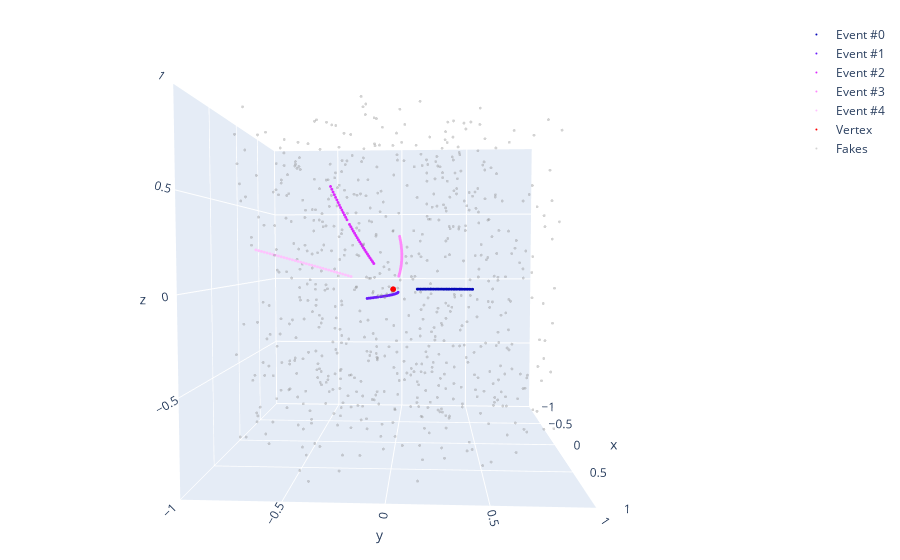

This figure's notebook cell:
### Code cell
from src.normalization import ConstraintsNormalizer

normalizer = ConstraintsNormalizer()

draw_event(
    hits=normalizer(event.hits),
    fakes=normalizer(event.fakes),
    vertex=normalizer(np.expand_dims(event.vertex.numpy, 0)).squeeze(0),
    labels=event.track_ids,
    x_coord_range=[-1, 1],
    y_coord_range=[-1, 1],
    z_coord_range=[-1, 1],
)
